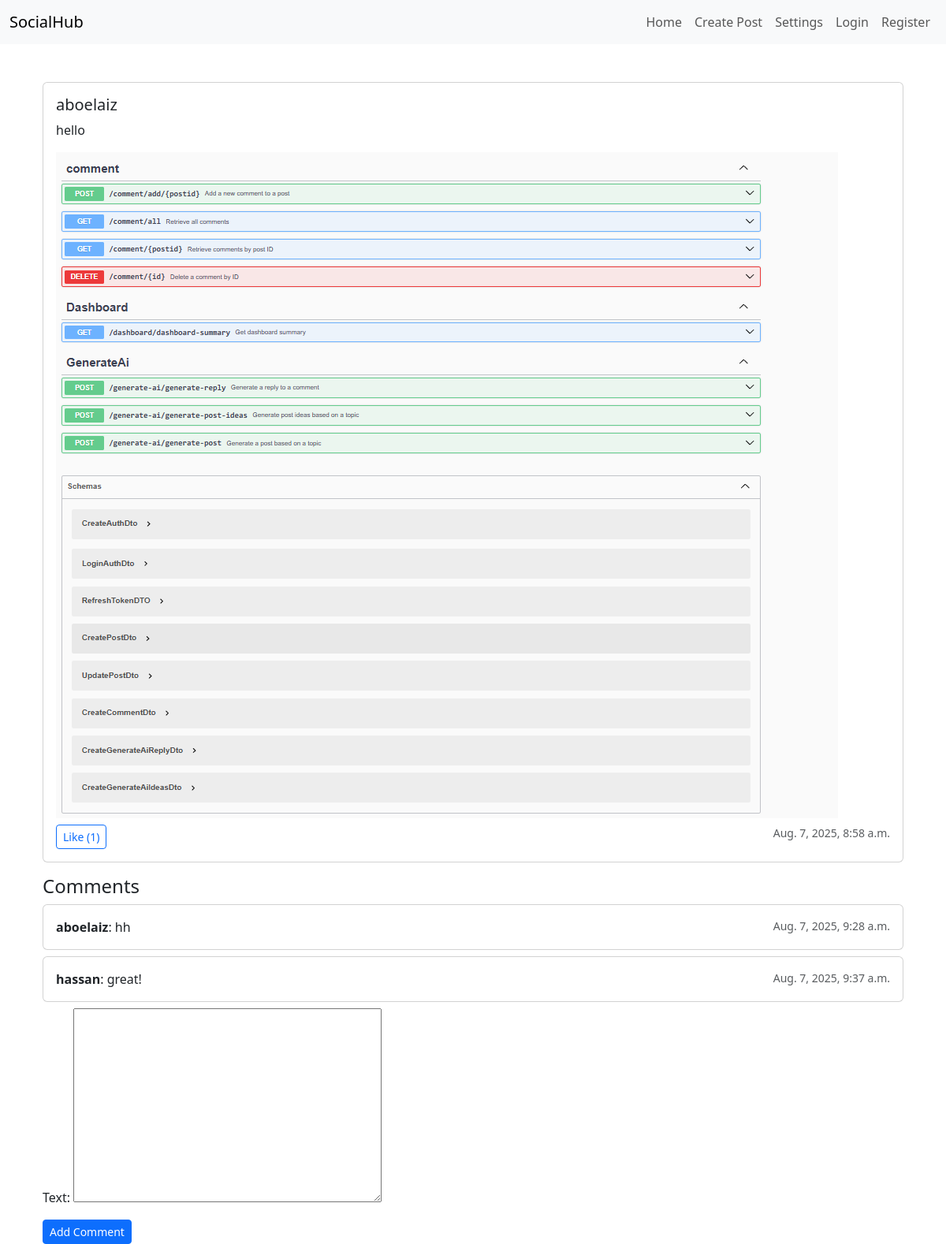
/posts/post/1/, run on the app's committed database.
### posts/models.py (models this page shows, shortened)
class Post(models.Model):
    user = models.ForeignKey(User, on_delete=models.CASCADE)
    text = models.TextField()
    image = models.ImageField(upload_to='posts/', blank=True, null=True)
    timestamp = models.DateTimeField(auto_now_add=True)

class Comment(models.Model):
    post = models.ForeignKey(Post, on_delete=models.CASCADE, related_name='comments')
    user = models.ForeignKey(User, on_delete=models.CASCADE)
    text = models.TextField()
    timestamp = models.DateTimeField(auto_now_add=True)

### posts/views.py (the view)
# urls.py: path('post/<int:post_id>/', views.post_detail, name='post_detail'),
def post_detail(request, post_id):
    post = get_object_or_404(Post, id=post_id)
    comments = post.comments.all().order_by('timestamp')
    comment_form = CommentForm()
    return render(request, 'posts/post_detail.html', {'post': post, 'comments': comments, 'comment_form': comment_form})

### posts/forms.py
class CommentForm(forms.ModelForm):
    class Meta:
        model = Comment
        fields = ['text']

### posts/templates/posts/post_detail.html (shortened to what this page needs)
{% extends 'base.html' %}
{% block content %}
<div class="container mt-5">
  <div class="card mb-3">
    <div class="card-body">
      <h5 class="card-title">{{ post.user.username }}</h5>
      <p class="card-text">{{ post.text }}</p>
      {% if post.image %}
        <img src="{{ post.image.url }}" class="img-fluid mb-2">
      {% endif %}
      <button class="btn btn-outline-primary btn-sm like-btn" data-post-id="{{ post.id }}">
        Like (<span class="like-count">{{ post.likes.count }}</span>)
      </button>
      <small class="text-muted float-end">{{ post.timestamp }}</small>
    </div>
  </div>
  <h4>Comments</h4>
  {% for comment in comments %}
    <div class="card mb-2">
      <div class="card-body">
        <strong>{{ comment.user.username }}</strong>: {{ comment.text }}
        <small class="text-muted float-end">{{ comment.timestamp }}</small>
      </div>
    </div>
  {% empty %}
    <p>No comments yet.</p>
  {% endfor %}
  <form method="post" action="{% url 'add_comment' post.id %}">
    {{ comment_form.as_p }}
    <button type="submit" class="btn btn-primary btn-sm">Add Comment</button>
  </form>
</div>
{% endblock %}

### data on the page
Post: user.username "aboelaiz", text "hello", image (picture), likes.count "1", timestamp "Aug. 7, 2025, 8:58 a.m."
Comment: user.username "aboelaiz", text "hh", timestamp "Aug. 7, 2025, 9:28 a.m."
Comment: user.username "hassan", text "great!", timestamp "Aug. 7, 2025, 9:37 a.m."
